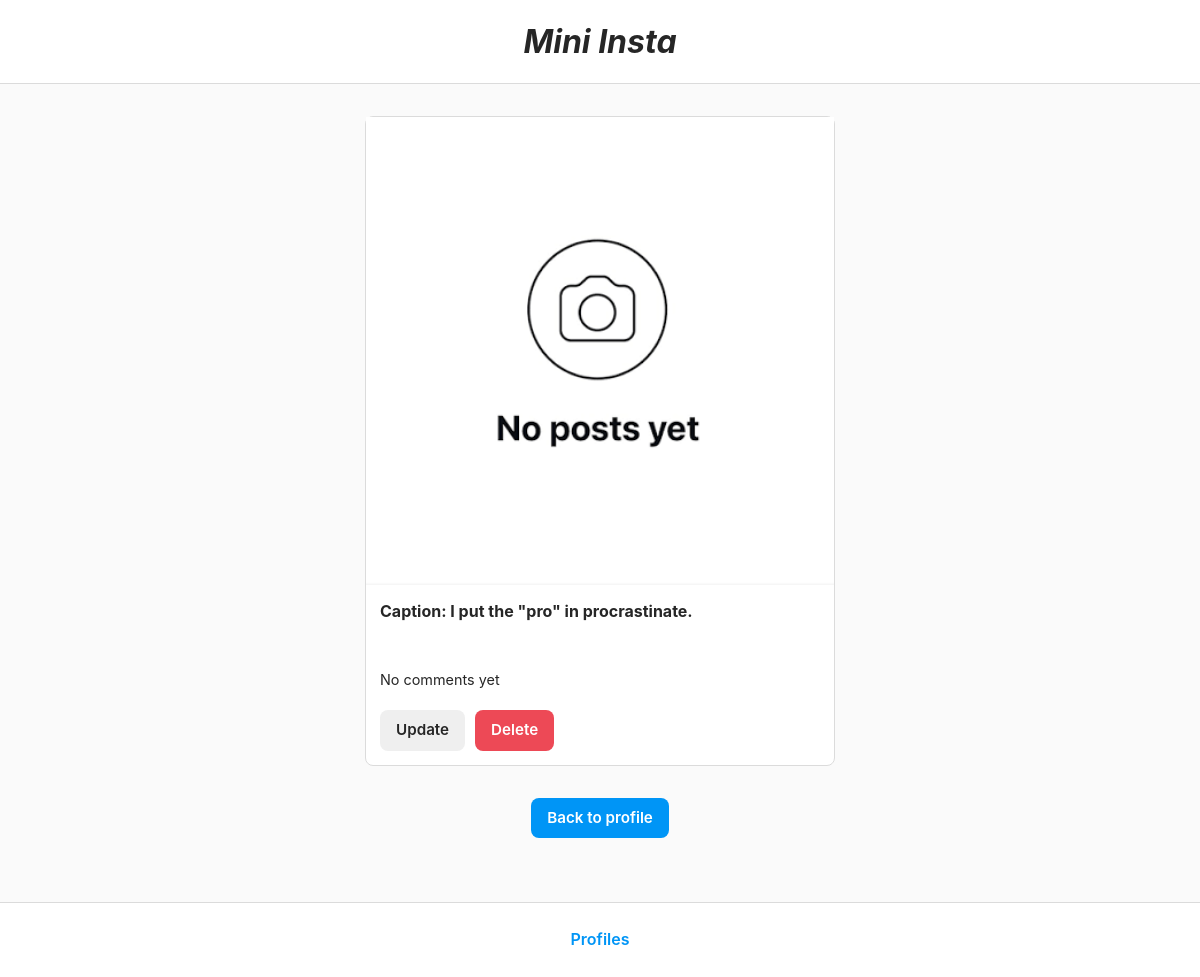
The app's page /mini_insta/post/2, older data.
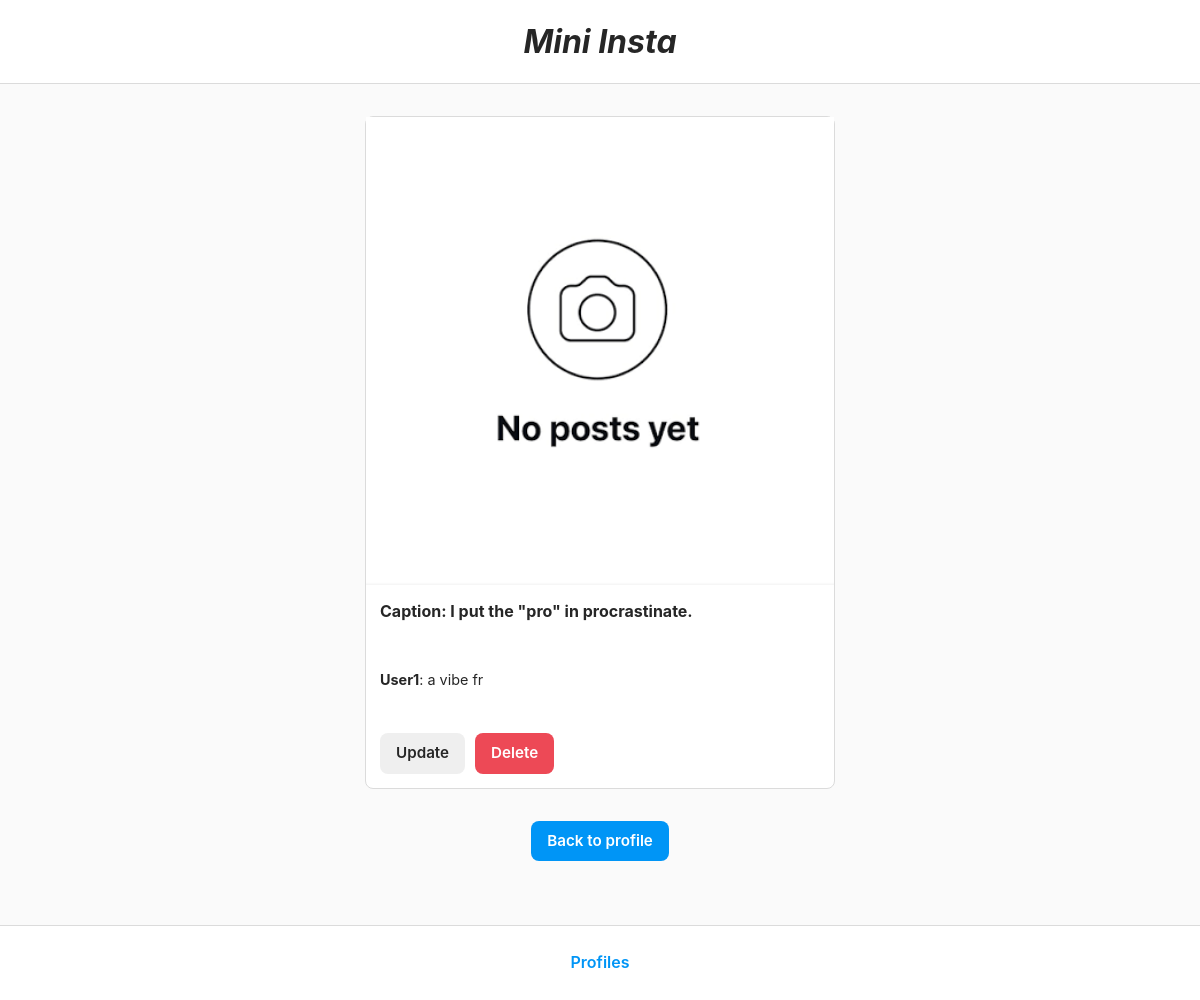
The same page, newer data.
### mini_insta/models.py (models this page shows, shortened)
class Comment(models.Model):
    post = models.ForeignKey(Post, on_delete=models.CASCADE)
    profile = models.ForeignKey(Profile, on_delete=models.CASCADE)
    timestamp = models.DateTimeField(auto_now=True)
    text = models.TextField(blank=True)

class Profile(models.Model):
    username = models.TextField(blank=True)
    display_name = models.TextField(blank=True)
    profile_image_url = models.URLField(blank=True)
    bio_text = models.TextField(blank=True)
    join_date = models.DateTimeField(auto_now=True)

### mini_insta/views.py (the view)
# urls.py: path('post/<int:pk>',  PostDetailView.as_view(), name="show_post"),
class PostDetailView(DetailView):
    model = Post
    template_name = 'mini_insta/show_post.html'
    context_object_name = "post"

### mini_insta/models.py (called while the page is built)
    def get_num_likes(self):
         return len(Like.objects.filter(post=self))

    def get_all_comments(self):
        return Comment.objects.filter(post=self)

    def get_all_photos(self):
        photos = Photo.objects.filter(post=self)
        return photos

### mini_insta/templates/mini_insta/show_post.html (shortened to what this page needs)
{%extends 'mini_insta/base.html'%} {% block content %} {%load static%}
<main class="feed-container">
  <div class="post-card">
    <div class="post-card-image">
      {% for photo in post.get_all_photos %}
      <img class="post" src="{{photo.get_image_url}}" alt="pfp" />
      {% empty %}
      <img
        class="post"
        src="{% static 'img/mini_insta/no_posts.png'%}"
        alt="pfp"
      />
      {% endfor %}
    </div>
    <div class="post-card-body">
      <div class="post-card-caption"><strong>Caption: {{post.caption}} </strong></div>
      <br />
      <div class="post-card-comments">
        {% for comment in post.get_all_comments %}
        <p><strong>{{comment.profile.username}}</strong>: {{comment.text}} </p> <br>
        {% empty %}
        <p>No comments yet</p>
        {% endfor %}
      </div>
      <div class="post-actions">
        <a class="btn btn-secondary" href="{% url 'update_post' post.pk%}">Update</a>
        <a class="btn btn-danger" href="{% url 'delete_post' post.pk%}">Delete</a>
      </div>
    </div>
  </div>
  <div style="text-align: center; margin-bottom: 2rem;">
    <a class="btn btn-primary" href="{% url 'show_profile' post.profile.pk %}">Back to profile</a>
  </div>
</main>
{% endblock %}

Row changes from the older to the newer data that the page shows:
added Comment: profile.username "User1", text "a vibe fr"
Text that changed along with them:
text no longer shown: "No comments yet"
